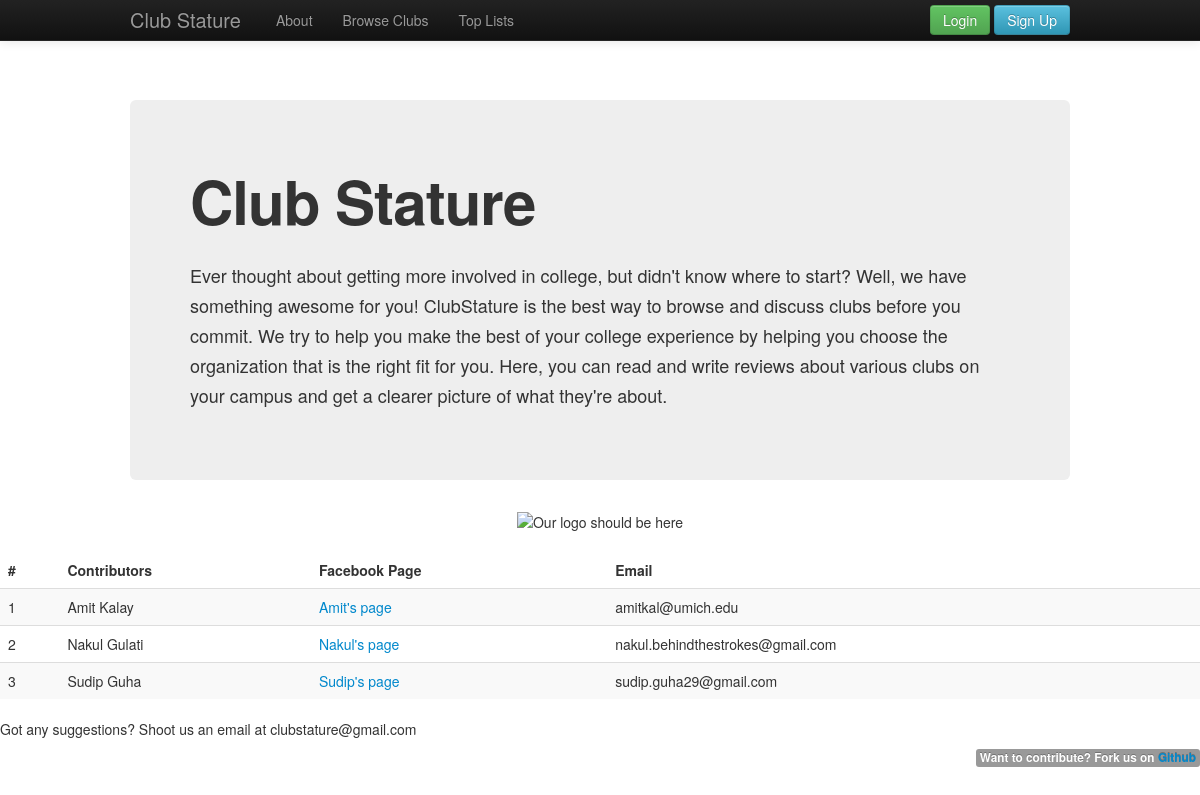
The page /about.php on the database as committed earlier.
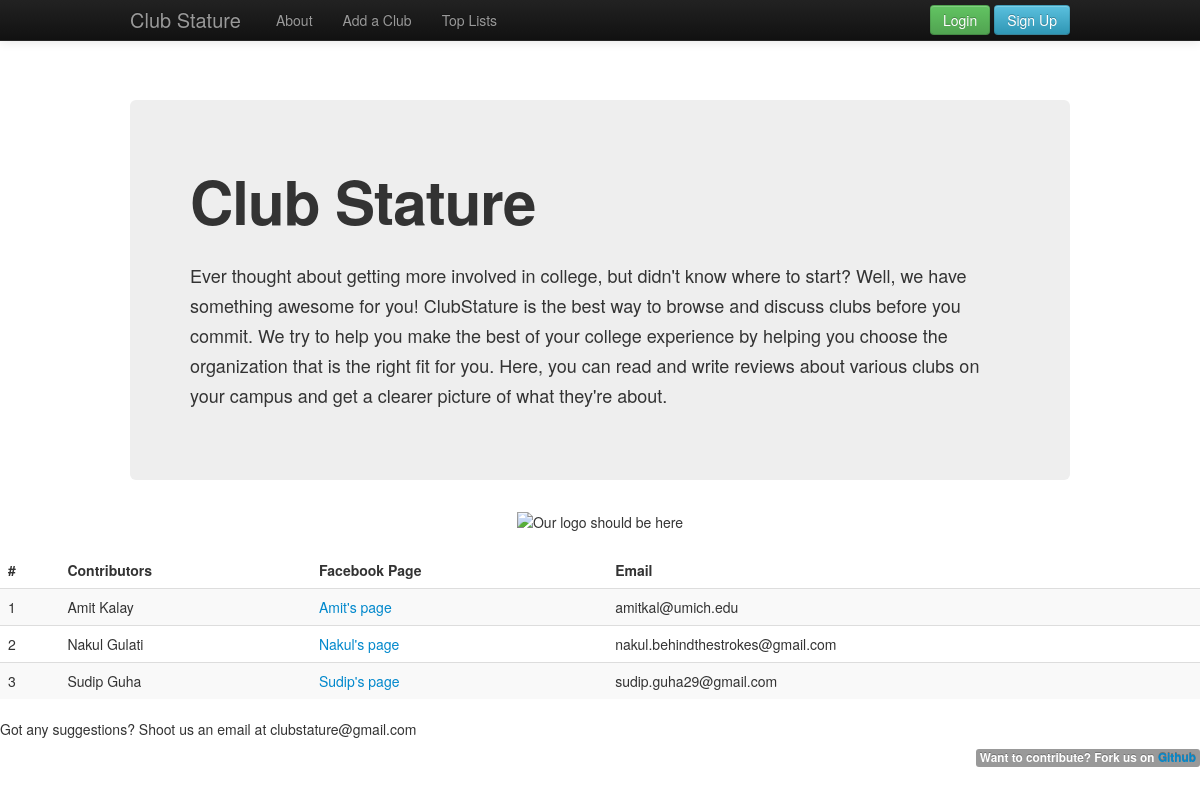
The same page on the database as committed later.
### tables this page shows
CREATE TABLE IF NOT EXISTS `menu` (
  `id` int(11) NOT NULL AUTO_INCREMENT,
  `menu_name` varchar(30) NOT NULL,
  `slug` varchar(30) NOT NULL,
  `position` int(3) NOT NULL,
  PRIMARY KEY (`id`)
);

### includes/sessions.php (called while the page is built, shortened)
<?php
    function loggedIn(){
        return isset($_SESSION['userId']);
    }
?>

### includes/functions.php (the view, shortened to what this page needs)
<?php
    function getNavItems() {
        global $connection;
        $query = "SELECT * FROM menu ORDER BY position;";
        $menu_set = mysql_query($query, $connection);
        return $menu_set;
    }
    function printNav($public = true){
        $output = "";
        $output .= "<div class=\"navbar navbar-inverse navbar-fixed-top\">
                    <div class=\"navbar-inner\">
                    <div class=\"container\">
                    <a class=\"brand\" href=\"index.php\">";
        $output .= NAME;
        $output .= "</a>";
        if($public == true){
            $output .= "<div class=\"navbar-content\">
                                <ul class=\"nav\">";
            $menuSet = getNavItems();
            while($menuItem = mysql_fetch_array($menuSet)){
                $output .= "<li><a href = \"{$menuItem['slug']}\">{$menuItem['menu_name']}</a></li>";
              }
            $output .= "</ul>
                        </div>";
            if(loggedIn()){
                $userDetails = getUserInfo($_SESSION['userId']);
                $output .= "<div class=\"btn-group pull-right\">
                            <h3 class=\"user dopdown-toggle\" data-toggle=\"dropdown\"> <i class=\"icon-user icon-white\"></i>{$userDetails['username']}</h3>
                            <ul class=\"dropdown-menu\">
                            <li><a href=\"changePassword.php\">Change Password</a></li>
                            <li><a href=\"deleteAccount.php\"><i class=\"icon-trash\"></i> Delete Account </a></li>
                            <li class=\"divider\"></li>
                            <li><a href=\"logout.php\"><i class=\"icon-off\"></i> Log Out</a></li>
                            </ul>
                            </div>";
            }
            else{
                $output .= "<div class = \"pull-right\">
                            <a href = \"login.php\" class = \"btn btn-success\">Login</a>
                            <a href = \"signup.php\" class = \"btn btn-info\">Sign Up</a>
                            <div>";
            }
            $output .= "</div>
                        </div>
                        </div>
                        </div>
                        </div>";
        }
        else{
            $output .= "</div>
                        </div>
                        </div>";
        }
        return $output;
    }
?>

Rows that differ between the two databases and show on the page:
changed menu: menu_name "Browse Clubs" → "Add a Club"
